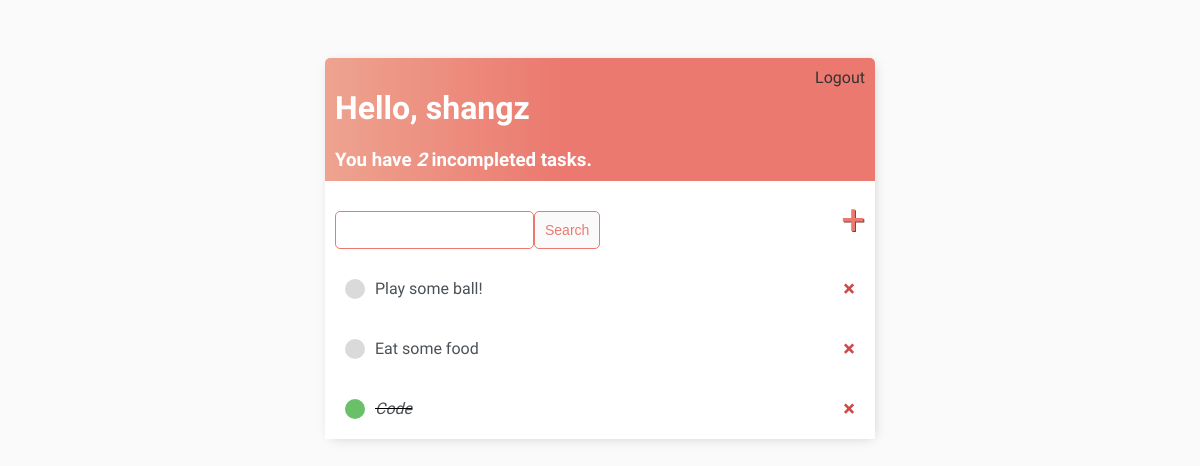
The app's page /tasks (signed in), older data.
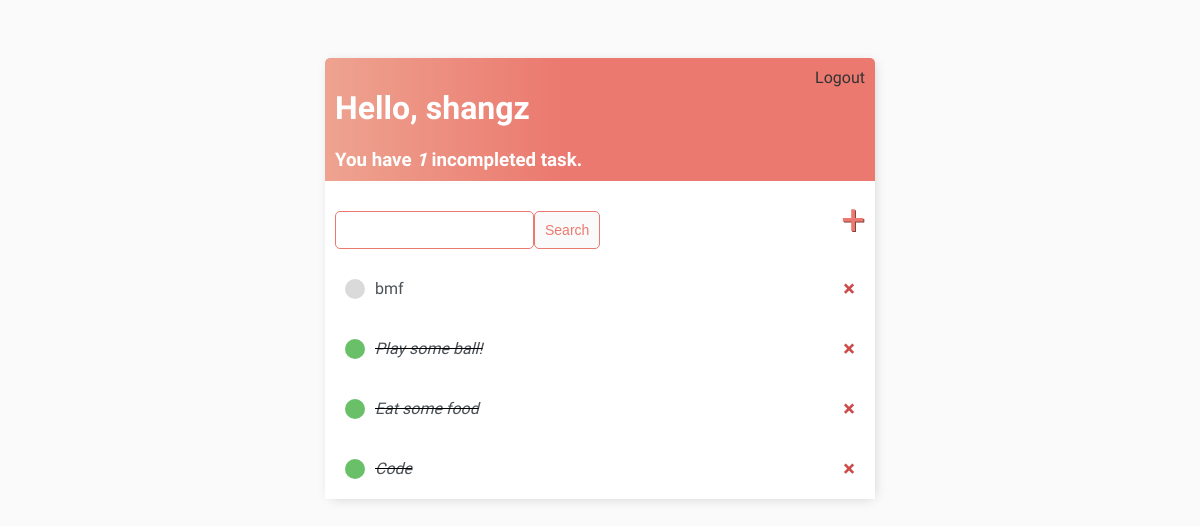
The same page, newer data.
### todo_list/models.py (models this page shows)
class Task(models.Model):
    user = models.ForeignKey(User, on_delete=models.CASCADE,null=True,blank=True)
    title = models.CharField(max_length=200)
    description = models.TextField(null=True,blank=True)
    complete = models.BooleanField(default=False)
    created = models.DateTimeField(auto_now_add=True)
    def __str__(self):
        return self.title
    class Meta:
        ordering = ['complete']

### todo_list/views.py (the view)
# urls.py: path('tasks', TaskList.as_view(), name='tasks'),
class TaskList(LoginRequiredMixin, ListView):
    model = Task
    context_object_name = 'tasks'
    def get_context_data(self, **kwargs):
        context = super().get_context_data(**kwargs)
        context['tasks'] = context['tasks'].filter(user=self.request.user)
        context['count'] = context['tasks'].filter(complete=False).count()
        search_input = self.request.GET.get('search-area', '')
        if search_input:
            context['tasks'] = context['tasks'].filter(title__icontains=search_input)
        context['search'] = search_input
        return context

### templates/todo_list/task_list.html
{% extends 'todo_list/main.html' %}
{% block content %}
{% if request.user.is_authenticated %}
    <div class="header-bar">
        <div>
            <h1>Hello, {{ request.user.username }}</h1>
            <h3 style="margin:0">You have <i>{{count}}</i> incompleted task{{count|pluralize:"s"}}.</h3>
        </div>
        <h1 style="float:right;color:white"></h1><a href="{% url 'logout' %}">Logout</a></h1>
    </div>
{% else %}
    <h1><a href="{% url 'login' %}">Login</a></h1>
{% endif %}
<div id="search-add-wrapper">
    <form method="GET" style="display:flex;margin-top:20px;">
        <input type='text' name='search-area' value="{{search}}"/>
        <input class="button" type="submit" value="Search" />
    </form>
    <a id="add-link" href="{% url 'createTask' %}">&#x2b;</a>
</div>
<div class="task-item-wrapper">
    {% for task in tasks %}
        <div class="task-wrapper">
            {% if task.complete %}
                <div class="task-title">
                    <div class="task-complete-icon"></div>
                    <i><s><a href="{% url 'updateTask' task.id %} ">{{task}}</a></s></i>
                </div>
                <a class="delete-link" href=" {% url 'deleteTask' task.id %} ">&#215; </a>
            {% else %}
                <div class="task-title">
                    <div class="task-incomplete-icon"></div>
                    <a href="{% url 'updateTask' task.id %} ">{{task}}</a>
                </div>
                <a class="delete-link" href=" {% url 'deleteTask' task.id %} ">&#215; </a>
            {% endif %}
        </div>
    {% empty %}
        <h2>No Tasks to display</h2>
    {% endfor %}
</div>
{% endblock content %}

Row changes from the older to the newer data that the page shows:
added Task: title "bmf"
changed Task "Play some ball!": complete False → True (drawn)
changed Task "Eat some food": complete False → True (drawn)
Text that changed along with them:
{{ count }}: "2" → "1"
